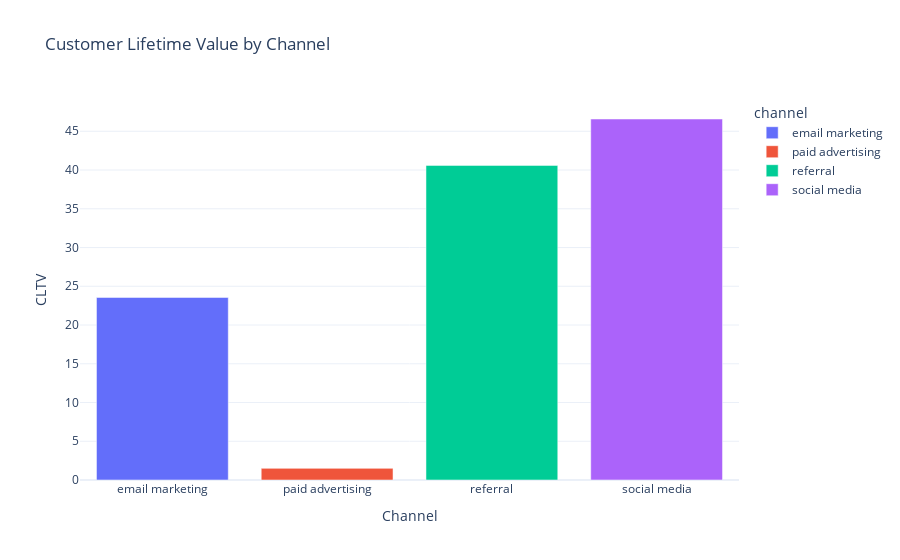

The cell this chart's notebook holds for it:
### Code cell
data['cltv'] = (data['revenue'] - data['cost']) * data['conversion_rate'] / data['cost']

channel_cltv = data.groupby('channel')['cltv'].mean().reset_index()

fig = px.bar(channel_cltv, x='channel', y='cltv', color='channel',
             title='Customer Lifetime Value by Channel')

fig.update_xaxes(title='Channel')
fig.update_yaxes(title='CLTV')

fig.show()

### Figure 1 — Plotly figure (JSON) as saved in the notebook; plotly's stock layout.template omitted (floating-point values rounded to 4 significant figures)
{"data": [{"alignmentgroup": "True", "hovertemplate": "channel=%{x}<br>cltv=%{y}<extra></extra>", "legendgroup": "email marketing", "marker": {"color": "#636efa", "pattern": {"shape": ""}}, "name": "email marketing", "offsetgroup": "email marketing", "orientation": "v", "showlegend": true, "textposition": "auto", "type": "bar", "x": ["email marketing"], "xaxis": "x", "y": [23.56], "yaxis": "y"}, {"alignmentgroup": "True", "hovertemplate": "channel=%{x}<br>cltv=%{y}<extra></extra>", "legendgroup": "paid advertising", "marker": {"color": "#EF553B", "pattern": {"shape": ""}}, "name": "paid advertising", "offsetgroup": "paid advertising", "orientation": "v", "showlegend": true, "textposition": "auto", "type": "bar", "x": ["paid advertising"], "xaxis": "x", "y": [1.501], "yaxis": "y"}, {"alignmentgroup": "True", "hovertemplate": "channel=%{x}<br>cltv=%{y}<extra></extra>", "legendgroup": "referral", "marker": {"color": "#00cc96", "pattern": {"shape": ""}}, "name": "referral", "offsetgroup": "referral", "orientation": "v", "showlegend": true, "textposition": "auto", "type": "bar", "x": ["referral"], "xaxis": "x", "y": [40.6], "yaxis": "y"}, {"alignmentgroup": "True", "hovertemplate": "channel=%{x}<br>cltv=%{y}<extra></extra>", "legendgroup": "social media", "marker": {"color": "#ab63fa", "pattern": {"shape": ""}}, "name": "social media", "offsetgroup": "social media", "orientation": "v", "showlegend": true, "textposition": "auto", "type": "bar", "x": ["social media"], "xaxis": "x", "y": [46.58], "yaxis": "y"}], "layout": {"autosize": true, "barmode": "relative", "legend": {"title": {"text": "channel"}, "tracegroupgap": 0}, "title": {"text": "Customer Lifetime Value by Channel"}, "xaxis": {"anchor": "y", "autorange": true, "categoryarray": ["email marketing", "paid advertising", "referral", "social media"], "categoryorder": "array", "domain": [0, 1], "range": [-0.5, 3.5], "title": {"text": "Channel"}, "type": "category"}, "yaxis": {"anchor": "x", "autorange": true, "domain": [0, 1], "range": [0, 49.04], "title": {"text": "CLTV"}, "type": "linear"}}}
